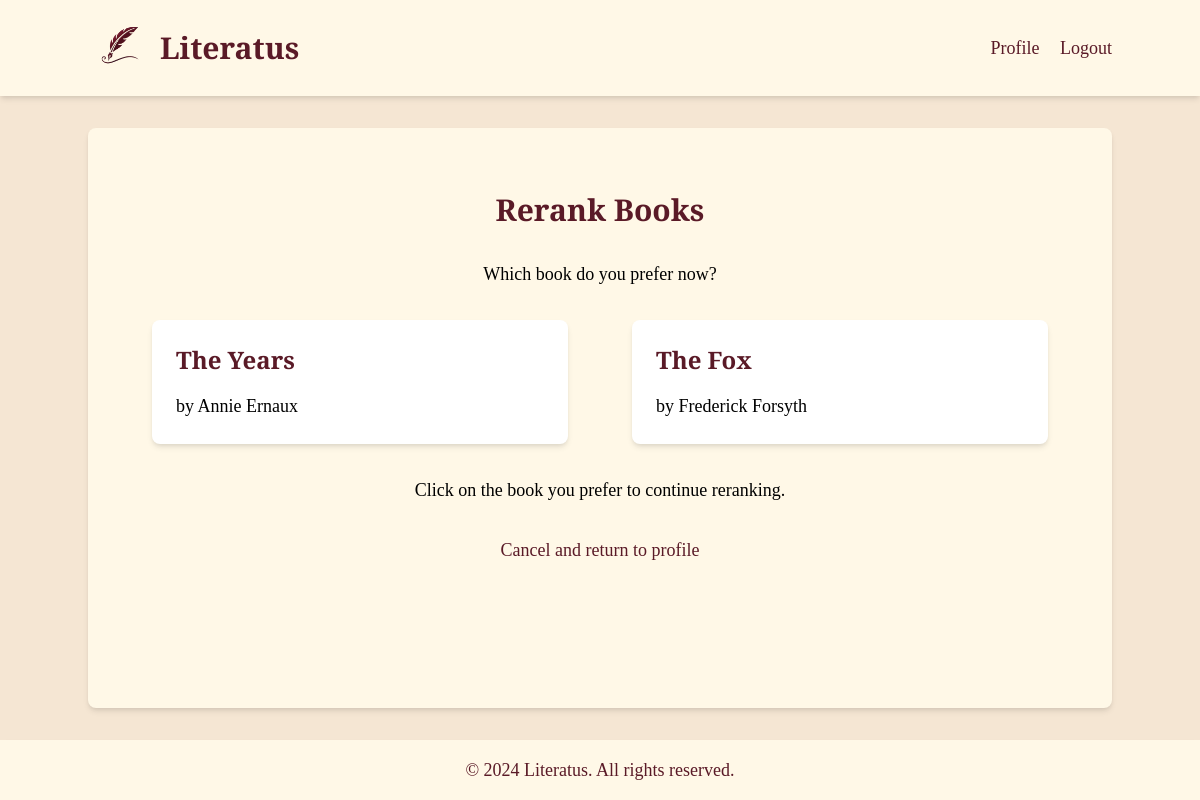
Page /initiate_rerank/2 (signed in) on the earlier database version.
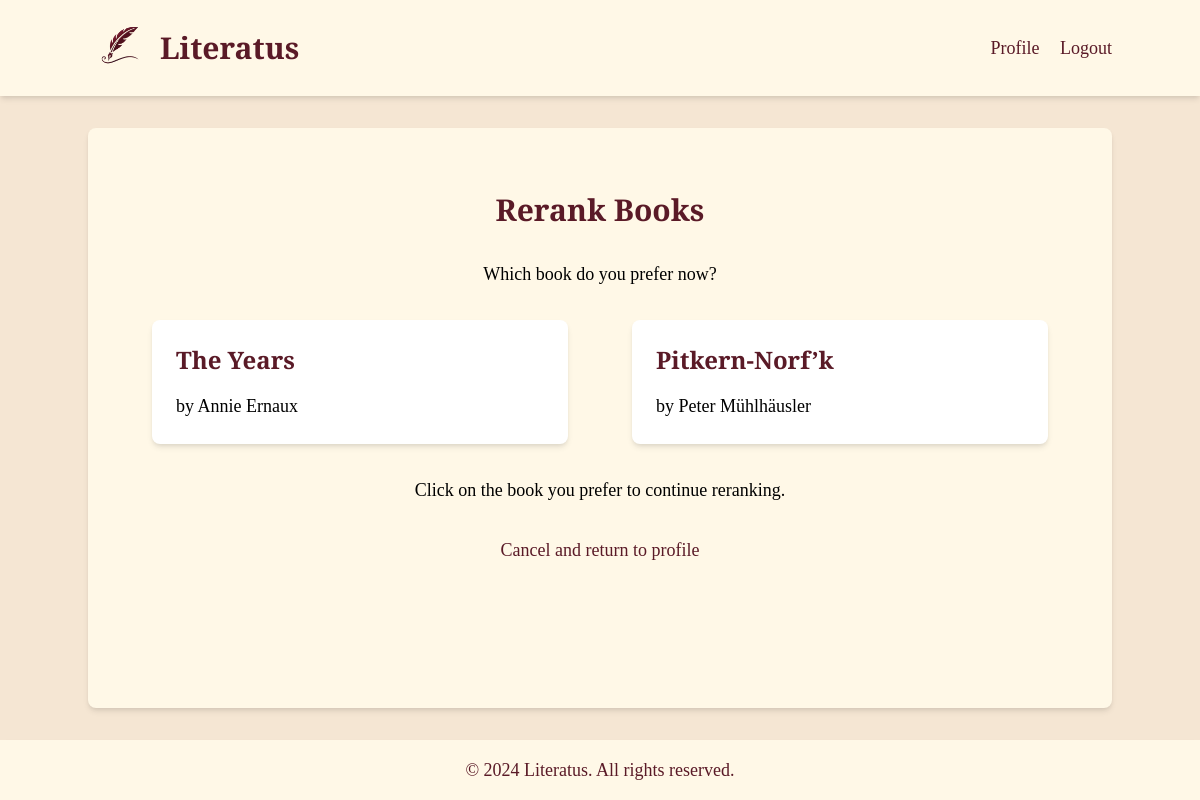
Same page on the later database version.
### app.py (models this page shows)
class Book(db.Model):
    id = db.Column(db.Integer, primary_key=True)
    title = db.Column(db.String(200), nullable=False)
    author = db.Column(db.String(100), nullable=False)
    sentiment = db.Column(db.String(20), nullable=False)
    position = db.Column(db.Integer, nullable=False)
    user_id = db.Column(db.Integer, db.ForeignKey('user.id'), nullable=False)

### app.py (the view)
@app.route('/initiate_rerank/<int:book_id>')
@login_required
def initiate_rerank(book_id):
    book_to_rerank = Book.query.get_or_404(book_id)
    if book_to_rerank.user_id != current_user.id:
        flash('You do not have permission to rerank this book.')
        return redirect(url_for('profile'))
    books_to_compare = Book.query.filter_by(user_id=current_user.id, sentiment=book_to_rerank.sentiment).order_by(
        Book.position).all()
    books_to_compare = [book for book in books_to_compare if book.id != book_to_rerank.id]
    if not books_to_compare:
        flash('No other books to compare for reranking.')
        return redirect(url_for('profile'))
    session['books_to_compare'] = [book.id for book in books_to_compare]
    session['comparison_index'] = len(books_to_compare) // 2
    session['book_to_rerank_id'] = book_to_rerank.id
    compared_book = books_to_compare[session['comparison_index']]
    return render_template('rerank_book.html', book_to_rerank=book_to_rerank, compared_book=compared_book)

### app.py (called while the page is built)
@login_manager.user_loader
def load_user(user_id):
    return User.query.get(int(user_id))

### templates/rerank_book.html (shortened to what this page needs)
{% extends "layout.html" %}
{% block content %}
<div class="max-w-4xl mx-auto text-center py-8">
    <h1 class="text-3xl font-bold mb-8 text-maroon font-title">Rerank Books</h1>
    <p class="mb-8">Which book do you prefer now?</p>
    <div class="flex justify-center space-x-16 mb-8">
        <form action="{{ url_for('rerank_book') }}" method="post" class="w-1/2">
            <button type="submit" class="w-full bg-white p-6 rounded-lg shadow-md hover:shadow-lg transition duration-300 text-left">
                <h2 class="text-2xl font-semibold mb-4 text-maroon font-title">{{ book_to_rerank.title }}</h2>
                <p>by {{ book_to_rerank.author }}</p>
            </button>
        </form>
        <form action="{{ url_for('rerank_book') }}" method="post" class="w-1/2">
            <button type="submit" class="w-full bg-white p-6 rounded-lg shadow-md hover:shadow-lg transition duration-300 text-left">
                <h2 class="text-2xl font-semibold mb-4 text-maroon font-title">{{ compared_book.title }}</h2>
                <p>by {{ compared_book.author }}</p>
            </button>
        </form>
    </div>
    <p class="mb-8">Click on the book you prefer to continue reranking.</p>
    <div class="mt-8">
        <a href="{{ url_for('profile') }}" class="text-maroon hover:underline">Cancel and return to profile</a>
    </div>
</div>
{% endblock %}

Differences in the rows shown:
no longer on this page (row unchanged): Book: title "The Fox", author "Frederick Forsyth"
added Book: title "Pitkern-Norf’k", author "Peter Mühlhäusler"
